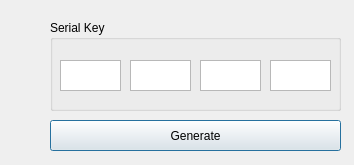
<?xml version="1.0" encoding="UTF-8"?>
<ui version="4.0">
 <class>RandomKey</class>
 <widget class="QDialog" name="RandomKey">
  <property name="geometry">
   <rect>
    <x>0</x>
    <y>0</y>
    <width>354</width>
    <height>165</height>
   </rect>
  </property>
  <property name="windowTitle">
   <string>License Generator</string>
  </property>
  <widget class="QPushButton" name="btn_generatekeys">
   <property name="geometry">
    <rect>
     <x>50</x>
     <y>120</y>
     <width>291</width>
     <height>31</height>
    </rect>
   </property>
   <property name="text">
    <string>Generate</string>
   </property>
  </widget>
  <widget class="QGroupBox" name="gpbx_key">
   <property name="geometry">
    <rect>
     <x>50</x>
     <y>20</y>
     <width>291</width>
     <height>91</height>
    </rect>
   </property>
   <property name="title">
    <string>Serial Key</string>
   </property>
   <widget class="QTextBrowser" name="textBrowser">
    <property name="geometry">
     <rect>
      <x>10</x>
      <y>40</y>
      <width>61</width>
      <height>31</height>
     </rect>
    </property>
   </widget>
   <widget class="QTextBrowser" name="textBrowser_2">
    <property name="geometry">
     <rect>
      <x>80</x>
      <y>40</y>
      <width>61</width>
      <height>31</height>
     </rect>
    </property>
   </widget>
   <widget class="QTextBrowser" name="textBrowser_3">
    <property name="geometry">
     <rect>
      <x>150</x>
      <y>40</y>
      <width>61</width>
      <height>31</height>
     </rect>
    </property>
   </widget>
   <widget class="QTextBrowser" name="textBrowser_4">
    <property name="geometry">
     <rect>
      <x>220</x>
      <y>40</y>
      <width>61</width>
      <height>31</height>
     </rect>
    </property>
   </widget>
  </widget>
 </widget>
 <resources/>
 <connections/>
</ui>
